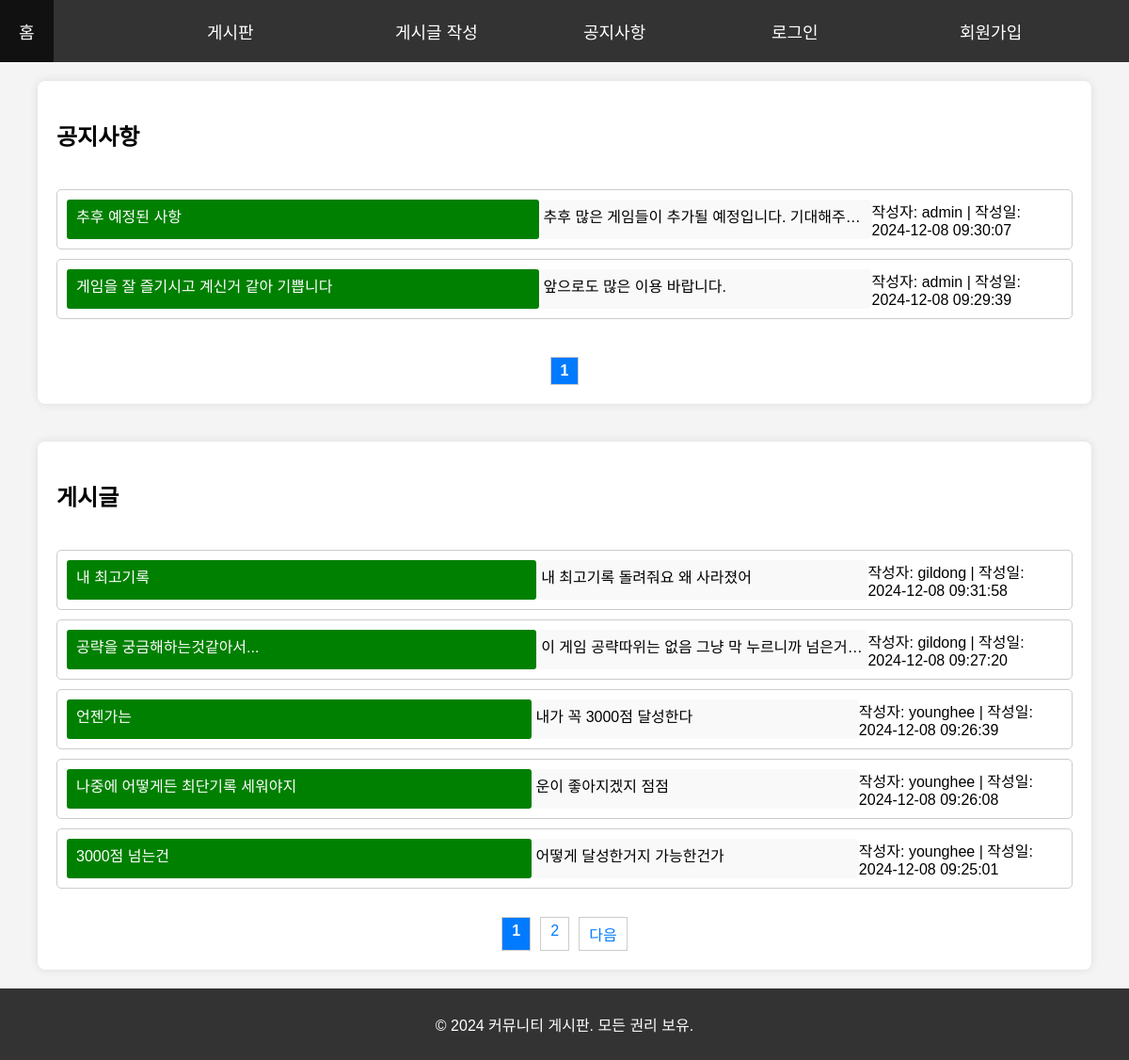
The page /기말과제/commu.php on the database its author committed.
### tables this page shows
CREATE TABLE `posts` (
  `post_id` int(11) NOT NULL,
  `title` varchar(255) NOT NULL,
  `content` text NOT NULL,
  `user_id` int(11) DEFAULT NULL,
  `created_at` timestamp NOT NULL DEFAULT current_timestamp(),
  `updated_at` timestamp NOT NULL DEFAULT current_timestamp() ON UPDATE current_timestamp(),
  `is_announcement` tinyint(1) DEFAULT 0,
  `score` int(11) NOT NULL,
  `game_name` varchar(255) NOT NULL
);

CREATE TABLE `users` (
  `user_id` int(11) NOT NULL,
  `username` varchar(50) NOT NULL,
  `password` varchar(255) NOT NULL,
  `full_name` varchar(100) NOT NULL,
  `email` varchar(100) NOT NULL,
  `created_at` timestamp NOT NULL DEFAULT current_timestamp()
);

### 기말과제/commu.php (the view, shortened to what this page needs)
<?php
include('db.php');
$posts_per_page = 5;
$announcements_per_page = 5;
$page = isset($_GET['page']) ? (int)$_GET['page'] : 1;
$offset = ($page - 1) * $posts_per_page;
$announcement_offset = ($page - 1) * $announcements_per_page;
$sql_announcements = "SELECT posts.post_id, posts.title, posts.content, posts.created_at, users.username
                     FROM posts
                     JOIN users ON posts.user_id = users.user_id
                     WHERE posts.is_announcement = 1
                     ORDER BY posts.created_at DESC
                     LIMIT ? OFFSET ?";
$stmt_announcements = $conn->prepare($sql_announcements);
$stmt_announcements->bind_param("ii", $announcements_per_page, $announcement_offset);
$stmt_announcements->execute();
$result_announcements = $stmt_announcements->get_result();
$sql_posts = "SELECT posts.post_id, posts.title, posts.content, posts.created_at, users.username
              FROM posts
              JOIN users ON posts.user_id = users.user_id
              WHERE posts.is_announcement = 0
              ORDER BY posts.created_at DESC
              LIMIT ? OFFSET ?";
$stmt_posts = $conn->prepare($sql_posts);
$stmt_posts->bind_param("ii", $posts_per_page, $offset);
$stmt_posts->execute();
$result_posts = $stmt_posts->get_result();
$total_sql = "SELECT COUNT(*) AS total_posts
              FROM posts
              WHERE is_announcement = 0";
$total_result = $conn->query($total_sql);
$total_posts = $total_result->fetch_assoc()['total_posts'];
$total_pages = ceil($total_posts / $posts_per_page);
$total_announcements_sql = "SELECT COUNT(*) AS total_announcements
                            FROM posts
                            WHERE is_announcement = 1";
$total_announcements_result = $conn->query($total_announcements_sql);
$total_announcements = $total_announcements_result->fetch_assoc()['total_announcements'];
$total_announcements_pages = ceil($total_announcements / $announcements_per_page);
?>
<!DOCTYPE html>
<html lang="ko">
<head>
    <link rel="stylesheet" href="commu.css">
</head>
<body>
    <ul id="navbar" style="display:flex;">
        <li><a href="index.php">홈</a></li>
        <li><a href="commu.php">게시판</a></li>
        <li><a href="write_post.php">게시글 작성</a></li>
        <li><a href="info.php">공지사항</a></li>
        <?php if (isset($_SESSION['username'])): ?>
            <li><a href="my_posts.php">내가 쓴 글</a></li>
            <li><a href="logout.php">로그아웃</a></li>
        <?php else: ?>
            <li><a href="login.php">로그인</a></li>
            <li><a href="signup.php">회원가입</a></li>
        <?php endif; ?>
    </ul>
    <div class="container">
        <h2>공지사항</h2>
        <div class="announcements-container">
            <?php if ($result_announcements->num_rows > 0): ?>
                <?php while ($announcement = $result_announcements->fetch_assoc()): ?>
                    <div class="announcement-item">
                        <a href="view_post.php?post_id=<?= $announcement['post_id'] ?>" target="_blank">
                            <?= htmlspecialchars($announcement['title']) ?>
                        </a>
                        <div class="preview"><?= htmlspecialchars($announcement['content']) ?></div>
                        <span>작성자: <?= htmlspecialchars($announcement['username']) ?> | 작성일: <?= htmlspecialchars($announcement['created_at']) ?></span>
                    </div>
                <?php endwhile; ?>
            <?php else: ?>
                <p>공지사항이 없습니다.</p>
            <?php endif; ?>
        </div>
        <div class="pagination">
            <?php for ($i = 1; $i <= $total_announcements_pages; $i++): ?>
                <a href="commu.php?page=<?= $i ?>" <?= ($i == $page) ? 'style="font-weight: bold;"' : '' ?>><?= $i ?></a>
            <?php endfor; ?>
        </div>
    </div>
    <div class="container">
        <h2>게시글</h2>
        <div class="posts-container">
            <?php if ($result_posts->num_rows > 0): ?>
                <?php while ($post = $result_posts->fetch_assoc()): ?>
                    <div class="post-item">
                        <a href="view_post.php?post_id=<?= $post['post_id'] ?>" target="_blank">
                            <?= htmlspecialchars($post['title']) ?>
                        </a>
                        <div class="preview"><?= htmlspecialchars($post['content']) ?></div>
                        <span>작성자: <?= htmlspecialchars($post['username']) ?> | 작성일: <?= htmlspecialchars($post['created_at']) ?></span>
                    </div>
                <?php endwhile; ?>
            <?php else: ?>
                <p>게시글이 없습니다.</p>
            <?php endif; ?>
            <div class="pagination">
                <?php for ($i = 1; $i <= $total_pages; $i++): ?>
                    <a href="commu.php?page=<?= $i ?>" <?= ($i == $page) ? 'style="font-weight: bold;"' : '' ?>><?= $i ?></a>
                <?php endfor; ?>
                <?php if ($page < $total_pages): ?>
                    <a href="commu.php?page=<?= $page + 1 ?>">다음</a>
                <?php endif; ?>
            </div>
        </div>
    </div>
    <footer>
        <p>&copy; 2024 커뮤니티 게시판. 모든 권리 보유.</p>
    </footer>
</body>
</html>

### 기말과제/commu.css (style rules this page uses)
body, html { margin: 0; padding: 0; height: 100%; }
body { font-family: Arial, sans-serif; background-color: #f4f4f4; display: flex; flex-direction: column; }
ul { z-index: 1; list-style-type: none; margin: 0; padding: 0; overflow: flex; background-color: #333; position: sticky; top: 0; display: table-row; align-items: center; }
li { position: relative; display: flex; align-items: stretch; height: 100%; flex: 1; }
li a { font-size: 18px; display: block; color: white; padding: 20px 20px; text-decoration: none; align-items: center; justify-content: center; }
.container { display: grid; grid-template-columns: repeat(2, 1fr); grid-template-rows: auto auto; gap: 20px; width: 90%; margin: 20px auto; padding: 20px; background-color: white; border-radius: 8px; box-shadow: 0 0 10px rgba(0, 0, 0, 0.1); align-items: stretch; }
footer { background-color: #333; color: white; text-align: center; padding: 10px 0; width: 100%; position: relative; bottom: 0; }

### 기말과제/commu.php (style rules this page uses)
.container { display: flex; flex-direction: column; gap: 20px; }
.posts-container, .announcements-container { display: flex; flex-direction: column; gap: 10px; }
.post-item, .announcement-item { display: flex; justify-content: space-between; background-color: white; color: black; padding: 10px; border-radius: 5px; border: 1px solid #ccc; }
.post-item a, .announcement-item a { background-color: green; color: white; padding: 5px 10px; text-decoration: none; border-radius: 3px; display: block; width: 70%; overflow: hidden; text-overflow: ellipsis; white-space: nowrap; }
.post-item .preview, .announcement-item .preview { background-color: #f9f9f9; padding: 5px; border-radius: 5px; width: 50%; overflow: hidden; text-overflow: ellipsis; white-space: nowrap; }
.pagination { display: flex; justify-content: center; gap: 10px; margin-top: 20px; }
.pagination a { padding: 5px 10px; border: 1px solid #ccc; text-decoration: none; color: #007bff; }

### rows shown on the page
posts: title "추후 예정된 사항", content "추후 많은 게임들이 추가될 예정입니다. 기대해주…", user.username "admin", created_at "2024-12-08 09:30:07"
posts: title "게임을 잘 즐기시고 계신거 같아 기쁩니다", content "앞으로도 많은 이용 바랍니다.", user.username "admin", created_at "2024-12-08 09:29:39"
posts: title "내 최고기록", content "내 최고기록 돌려줘요 왜 사라졌어", user.username "gildong", created_at "2024-12-08 09:31:58"
posts: title "공략을 궁금해하는것같아서...", content "이 게임 공략따위는 없음 그냥 막 누르니까 넘은거…", user.username "gildong", created_at "2024-12-08 09:27:20"
posts: title "언젠가는", content "내가 꼭 3000점 달성한다", user.username "younghee", created_at "2024-12-08 09:26:39"
posts: title "나중에 어떻게든 최단기록 세워야지", content "운이 좋아지겠지 점점", user.username "younghee", created_at "2024-12-08 09:26:08"
posts: title "3000점 넘는건", content "어떻게 달성한거지 가능한건가", user.username "younghee", created_at "2024-12-08 09:25:01"
